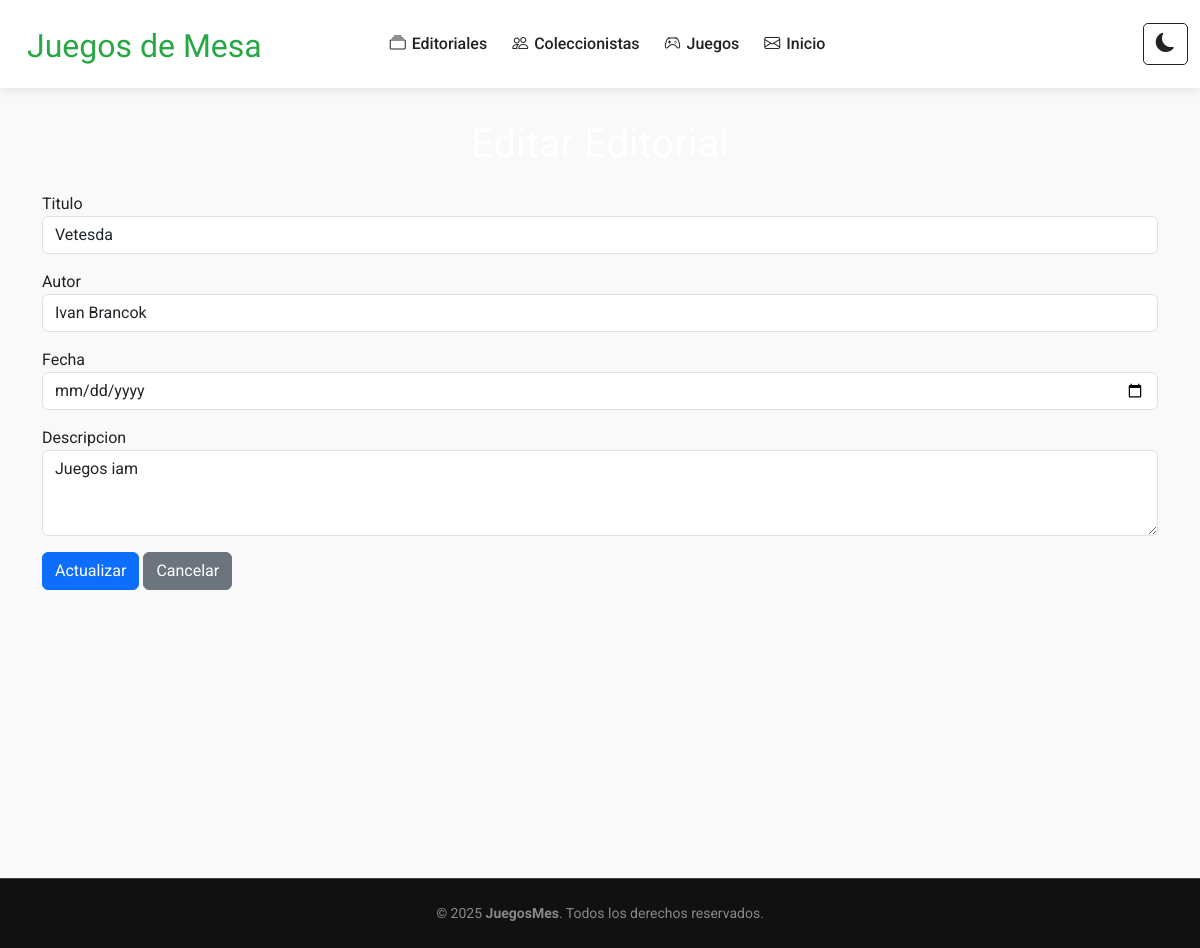
The app's page /editorial/4/editar/, older data.
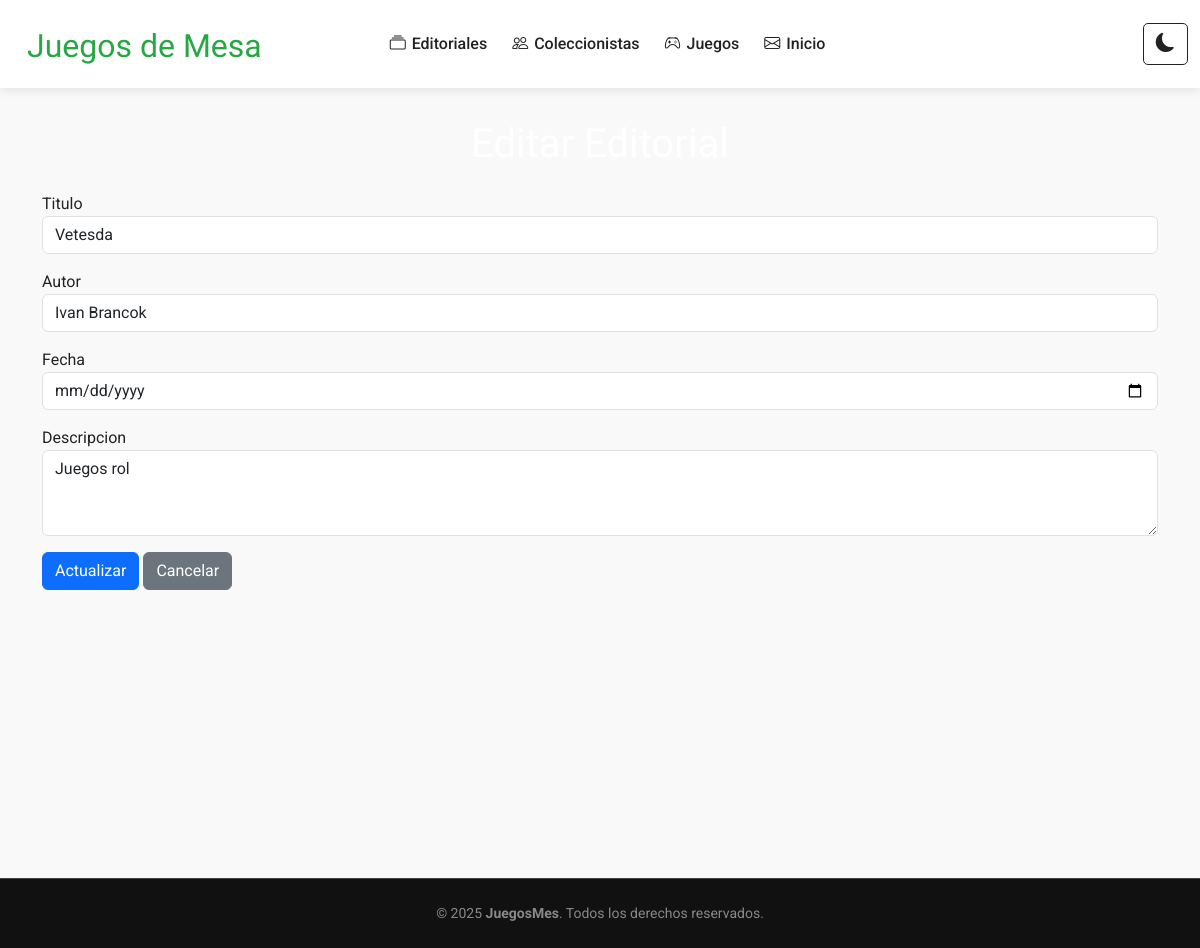
The same page, newer data.
### Aplicaciones/Editorial/models.py (models this page shows, shortened)
class Editorial(models.Model):
    titulo = models.CharField(max_length=200)
    autor = models.CharField(max_length=100)
    fecha = models.DateField()
    descripcion = models.TextField()

### Aplicaciones/Editorial/views.py (the view)
# urls.py: path('<int:id>/editar/', views.editarEditorial, name='editar_editorial'),
def editarEditorial(request, id):
    editorial = get_object_or_404(Editorial, id=id)
    if request.method == "POST":
        form = EditorialForm(request.POST, instance=editorial)
        if form.is_valid():
            form.save()
            messages.success(request, "Editorial editada correctamente.")
            return redirect('lista_editorial')
        else:
            return render(request, 'editorial/editar.html', {'form': form, 'editorial': editorial})
    else:
        form = EditorialForm(instance=editorial)
        return render(request, 'editorial/editar.html', {'form': form, 'editorial': editorial})

### Aplicaciones/Editorial/forms.py
class EditorialForm(forms.ModelForm):
    class Meta:
        model = Editorial
        fields = ['titulo', 'autor', 'fecha', 'descripcion']
        widgets = {
            'titulo': forms.TextInput(attrs={'class': 'form-control', 'required': True}),
            'autor': forms.TextInput(attrs={'class': 'form-control', 'required': True}),
            'fecha': forms.DateInput(attrs={'class': 'form-control', 'type': 'date', 'required': True}),
            'descripcion': forms.Textarea(attrs={'class': 'form-control', 'rows': 3, 'required': True}),
        }

### Aplicaciones/Editorial/templates/editorial/editar.html (shortened to what this page needs)
{% extends 'plantilla.html' %}
{% block contenido %}
<div class="container mt-4">
    <h1 class="text-center mb-4">Editar Editorial</h1>
    <form action="{% url 'editar_editorial' editorial.id %}" method="post" novalidate>
        {% for field in form %}
            <div class="mb-3">
                <label for="{{ field.id_for_label }}">{{ field.label }}</label>
                {{ field }}
            </div>
        {% endfor %}
        <button type="submit" class="btn btn-primary">Actualizar</button>
        <a href="{% url 'lista_editorial' %}" class="btn btn-secondary">Cancelar</a>
    </form>
</div>
{% endblock %}

Row changes from the older to the newer data that the page shows:
changed Editorial "Vetesda": descripcion "Juegos iam" → "Juegos rol"
